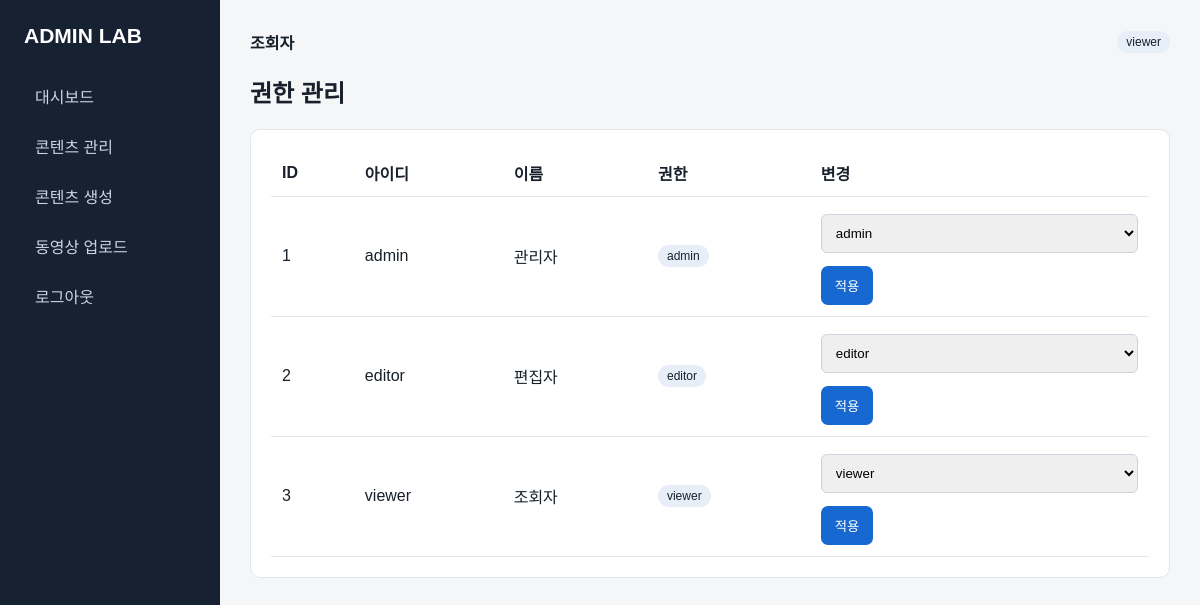
The app's page /users.php (signed in) with its own data.
### tables this page shows
CREATE TABLE IF NOT EXISTS users (
    id INT AUTO_INCREMENT PRIMARY KEY,

    username VARCHAR(50) NOT NULL UNIQUE,

    password VARCHAR(255) NOT NULL,

    name VARCHAR(100) NOT NULL,

    role ENUM('admin', 'editor', 'viewer')
        NOT NULL DEFAULT 'viewer',

    created_at TIMESTAMP
        DEFAULT CURRENT_TIMESTAMP
);

### auth.php (called while the page is built, shortened)
<?php
function e($v){ return htmlspecialchars((string)$v, ENT_QUOTES, 'UTF-8'); }

### users.php (the view, shortened to what this page needs)
<?php require 'header.php';require_role(['admin']);
$rows=$pdo->query('SELECT id,username,name,role,created_at FROM users ORDER BY id')->fetchAll();?>
<h2>권한 관리</h2><div class="card"><table><tr><th>ID</th><th>아이디</th><th>이름</th><th>권한</th><th>변경</th></tr>
<?php foreach($rows as $r):?><tr><td><?=$r['id']?></td><td><?=e($r['username'])?></td><td><?=e($r['name'])?></td><td><span class="tag"><?=e($r['role'])?></span></td><td><form method="post"><input type="hidden" name="id" value="<?=$r['id']?>"><select name="role"><option <?= $r['role']=='admin'?'selected':''?>>admin</option><option <?= $r['role']=='editor'?'selected':''?>>editor</option><option <?= $r['role']=='viewer'?'selected':''?>>viewer</option></select><button>적용</button></form></td></tr><?php endforeach;?>
</table></div><?php require 'footer.php';?>

### style.css (style rules this page uses)
* { box-sizing:border-box }
body { margin:0;background:#f4f6f8;color:#17202b;font-family:Arial,sans-serif }
.card { background:white;border:1px solid #e1e6eb;border-radius:10px;padding:20px;margin-bottom:18px }
table { width:100%;border-collapse:collapse }
th,td { padding:11px;border-bottom:1px solid #e5e7eb;text-align:left }
input,textarea,select { width:100%;padding:10px;border:1px solid #ccd3dc;border-radius:6px;margin:6px 0 13px }
button,.btn { display:inline-block;border:0;border-radius:7px;padding:10px 14px;background:#1769d1;color:#fff;text-decoration:none;cursor:pointer }
.tag { display:inline-block;padding:4px 9px;background:#e8eef7;border-radius:15px;font-size:12px }

### records on screen
users: id "1", username "admin", name "관리자", role "admin"
users: id "2", username "editor", name "편집자", role "editor"
users: id "3", username "viewer", name "조회자", role "viewer"

### other values on screen
current_user()['name'] "조회자"
current_user()['role'] "viewer"
